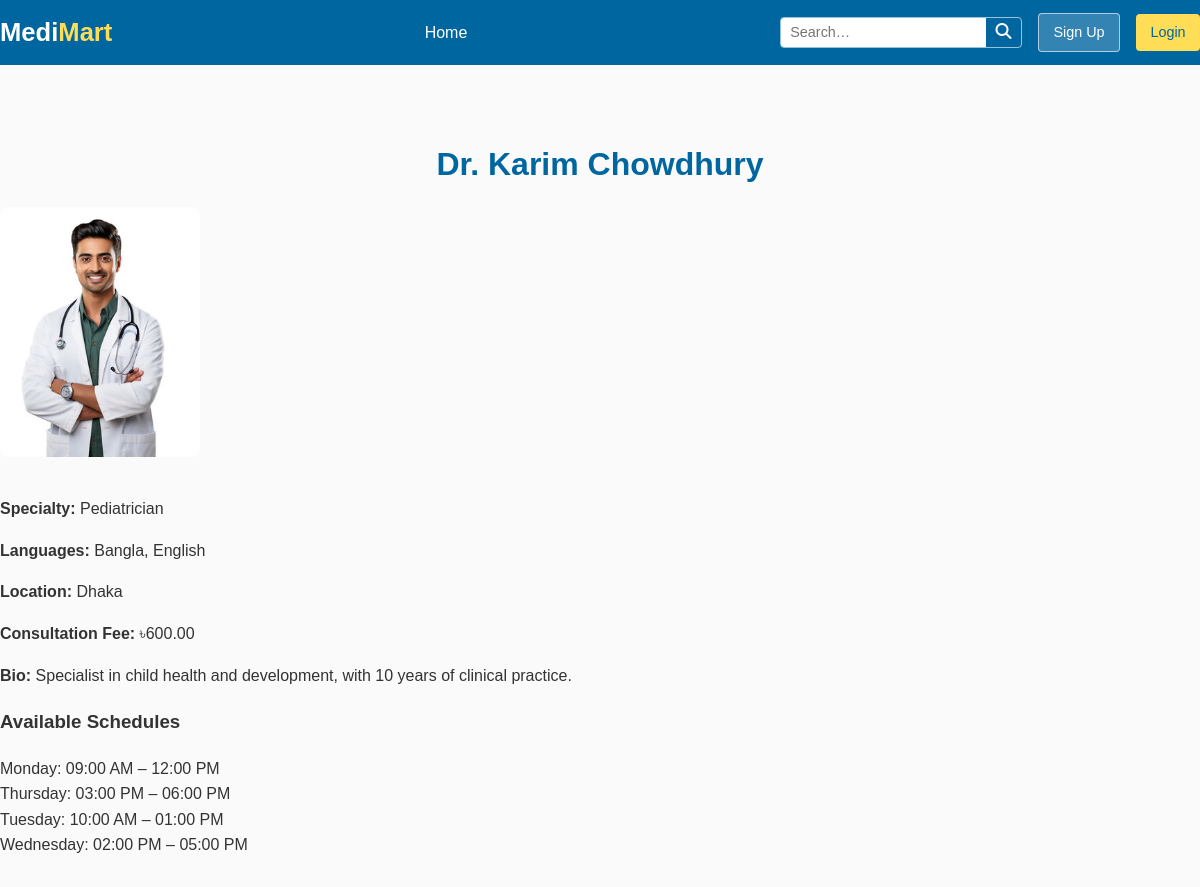
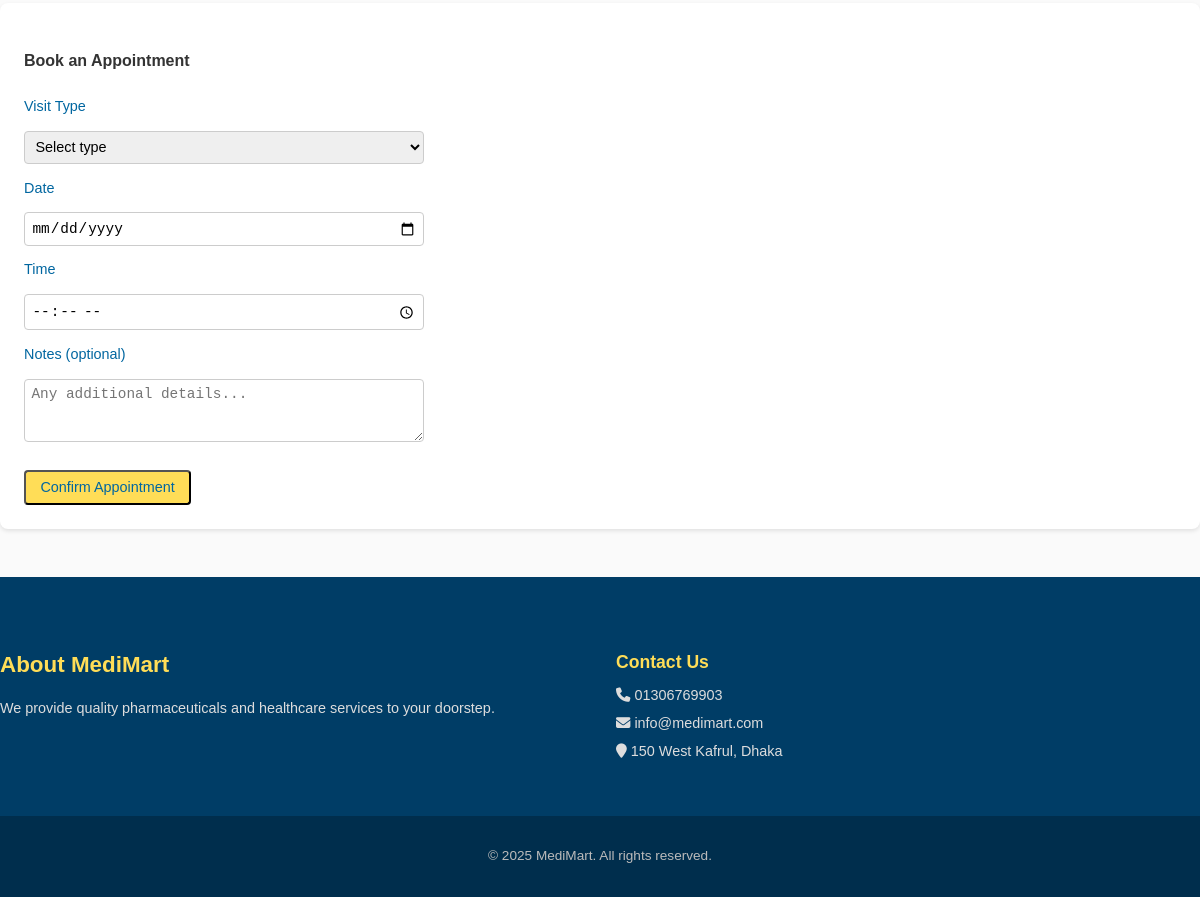
The page /doctor/2/ on the database its author committed (2 pictures, top to bottom).
### main/models.py (models this page shows, shortened)
class Doctor(models.Model):
    DOCTOR_TYPES = [
        ('human', 'Human Doctor'),
        ('vet', 'Veterinarian'),
    ]
    user = models.OneToOneField(
        User,
        on_delete=models.CASCADE,
        related_name='doctor_profile',
        null=True,
        blank=True
    )
    name = models.CharField(max_length=100)
    specialty = models.CharField(max_length=100)
    doctor_type = models.CharField(
        max_length=10,
        choices=DOCTOR_TYPES,
        default='human'
    )
    languages = models.CharField(max_length=100)
    location = models.CharField(max_length=100)
    fee = models.DecimalField(
        max_digits=7,
        decimal_places=2,
        default=Decimal('0.00')
    )
    bkash_number = models.CharField(
        max_length=20,
        blank=True,
        null=True
    )
    bio = models.TextField(blank=True, null=True)   # ✅ fixed: allow empty bios
    image = models.ImageField(
        upload_to='doctor_images/',
        blank=True,
        null=True
    )
    def language_list(self):
        return [lang.strip() for lang in self.languages.split(',')]

class Schedule(models.Model):
    doctor = models.ForeignKey(Doctor, on_delete=models.CASCADE, related_name='schedules')
    day = models.CharField(max_length=10, choices=DAYS_OF_WEEK)
    start_time = models.TimeField()
    end_time = models.TimeField()
    class Meta:
        constraints = [
            UniqueConstraint(fields=('doctor', 'day', 'start_time', 'end_time'), name='uniq_schedule_slot'),
            CheckConstraint(check=Q(end_time__gt=F('start_time')), name='sched_time_order'),
        ]

### main/views.py (the view)
# urls.py: path('doctor/<int:doctor_id>/', views.doctor_profile, name='doctor_profile'),
def doctor_profile(request, doctor_id):
    doctor = get_object_or_404(Doctor, id=doctor_id)
    schedules = Schedule.objects.filter(doctor=doctor).order_by('day', 'start_time')
    today = timezone.now().date()
    is_doctor = request.user.groups.filter(name='Doctor').exists() if request.user.is_authenticated else False
    return render(request, "main/doctor_profile.html", {
        "doctor": doctor,
        "schedules": schedules,
        "today": today,
        "is_doctor": is_doctor,
    })

### main/context_processors.py (called while the page is built, shortened)
def cart_count(request):
    if request.user.is_authenticated:
        cart = Cart.objects.filter(user=request.user).first()
        count = cart.items.count() if cart and hasattr(cart, 'items') else 0
    else:
        cart_session = request.session.get('cart', {})
        count = sum(cart_session.values()) if isinstance(cart_session, dict) else 0
    return {'cart_count': count}

def user_group_flags(request):
    user = getattr(request, 'user', None)
    is_doctor = False
    is_patient = False
    is_staff = False
    return {
        'is_doctor': is_doctor,
        'is_patient': is_patient,
        'is_staff': is_staff,
    }

### main/templates/main/doctor_profile.html (shortened to what this page needs)
{% extends "main/base.html" %}
{% load static %}
{% block content %}
<section class="doctor-profile container">
    <h2>{{ doctor.name }}</h2>
    {% if doctor.image %}
        <img src="{{ doctor.image.url }}" alt="{{ doctor.name }}" style="width:200px; height:250px; object-fit:cover; border-radius:8px; margin-bottom:1rem;">
    {% else %}
        <img src="{% static 'main/images/doctor_profile.png' %}" alt="{{ doctor.name }}" style="width:200px; height:250px; object-fit:cover; border-radius:8px; margin-bottom:1rem;">
    {% endif %}
    <p><strong>Specialty:</strong> {{ doctor.specialty|default:"Not specified" }}</p>
    <p><strong>Languages:</strong>
        {% if doctor.language_list %}
            {{ doctor.language_list|join:", " }}
        {% else %}
            Not specified
        {% endif %}
    </p>
    <p><strong>Location:</strong> {{ doctor.location|default:"Not available" }}</p>
    <p><strong>Consultation Fee:</strong> ৳{{ doctor.fee|default:"N/A" }}</p>
    <p class="bio"><strong>Bio:</strong> {{ doctor.bio|default:"No biography available." }}</p>
    <h3>Available Schedules</h3>
    {% if schedules %}
    <ul>
        {% for s in schedules %}
            <li>{{ s.day }}: {{ s.start_time|time:"h:i A" }} – {{ s.end_time|time:"h:i A" }}</li>
        {% endfor %}
    </ul>
    {% else %}
    <p>No schedule available.</p>
    {% endif %}
    {% if is_doctor is not True %}
        <div class="book-widget" style="margin-top:2rem;">
            <h4>Book an Appointment</h4>
            <form method="POST" action="{% url 'book_appointment' doctor.id %}" class="appointment-form" style="display:flex; flex-direction:column; gap:0.8rem; max-width:400px;">
                <label for="visitType">Visit Type</label>
                <select id="visitType" name="visitType" required style="padding:0.4rem; border:1px solid #ccc; border-radius:4px;">
                    <option value="" disabled selected>Select type</option>
                </select>
                <label for="date">Date</label>
                <input type="date" id="date" name="date" required min="{{ today|date:'Y-m-d' }}" style="padding:0.4rem; border:1px solid #ccc; border-radius:4px;">
                <label for="time">Time</label>
                <input type="time" id="time" name="time" required style="padding:0.4rem; border:1px solid #ccc; border-radius:4px;">
                <label for="notes">Notes (optional)</label>
                <textarea id="notes" name="notes" rows="3" placeholder="Any additional details..." style="padding:0.4rem; border:1px solid #ccc; border-radius:4px;"></textarea>
                <button type="submit" class="btn primary-btn" style="margin-top:1rem;">Confirm Appointment</button>
            </form>
        </div>
    {% endif %}
</section>
{% endblock %}

### main/static/main/css/style.css (style rules this page uses)
*, *::before, *::after { box-sizing: border-box; }
body { margin: 0; font-family: Arial, sans-serif; line-height: 1.6; color: #333; background-color: #ffffff; }
ul { list-style: none; margin: 0; padding: 0; }
.container { max-width: 1200px; margin: 0 auto; padding: 0 0; }
.btn { display: inline-block; padding: 0.45rem 0.9rem; border-radius: 4px; font-weight: 500; transition: background-color 0.3s ease; font-size: 0.9rem; }
.primary-btn { background-color: #ffdd57; color: #0066a0; }
.doctor-profile { padding: 3rem 0; background-color: #fafafa; }
.doctor-profile h2 { text-align: center; font-size: 2rem; color: #0066a0; margin-bottom: 1rem; }
.book-widget { margin-top: 2rem; background: #ffffff; padding: 1.5rem; border-radius: 8px; box-shadow: 0 2px 4px rgba(0,0,0,0.1); }
.book-widget form { display: flex; flex-direction: column; gap: 0.6rem; }
.book-widget label { font-weight: 500; color: #0066a0; font-size: 0.9rem; }
.book-widget select, .book-widget input, .book-widget textarea { padding: 0.5rem; border: 1px solid #ccc; border-radius: 4px; font-size: 0.9rem; }
.book-widget button { margin-top: 0.8rem; align-self: flex-start; }

### rows shown on the page
Doctor: name "Dr. Karim Chowdhury", image (picture), specialty "Pediatrician", language_list "Bangla, English", location "Dhaka", fee "600.00", bio "Specialist in child health and development, with 10 years of clinical practice."
Schedule: day "Monday", start_time "09:00 AM", end_time "12:00 PM"
Schedule: day "Thursday", start_time "03:00 PM", end_time "06:00 PM"
Schedule: day "Tuesday", start_time "10:00 AM", end_time "01:00 PM"
Schedule: day "Wednesday", start_time "02:00 PM", end_time "05:00 PM"
